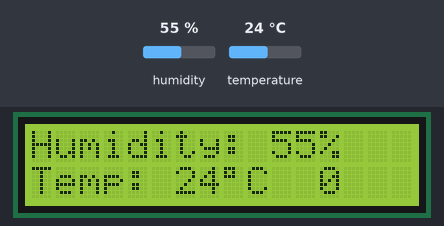
The sketch below on a simulated Arduino Uno, built with avr-gcc and run on an emulated ATmega328P. Shown: 16×2 character LCD. The inputs (shaded band) are chosen by the test bench; at power-on: humidity 55 %, temperature 24 °C.

Above: at 1.2 s.
1.3 s: humidity set to 22 %
At 3.9 s:
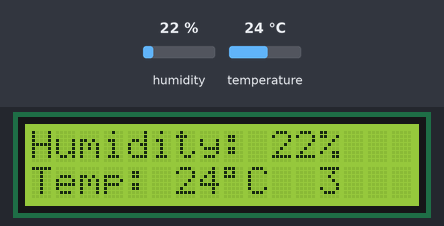
7.6 s: temperature set to 12 °C
At 10.4 s:
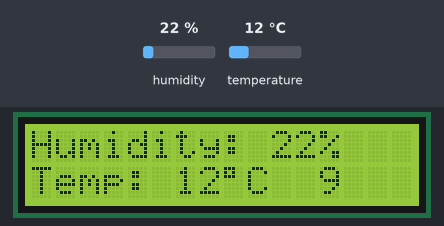
13.6 s: humidity set to 40 %
At 15.8 s:
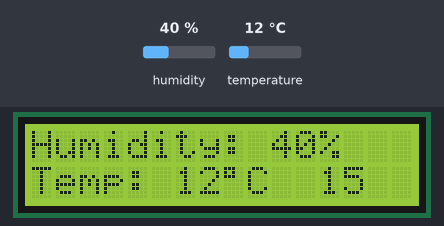
19.7 s: temperature set to 19 °C
At 22.3 s:
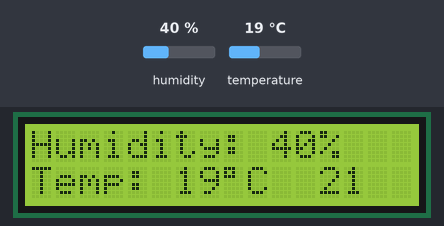
Timing chart, 0 to 23.8 s (numbered marks = the images above; inputs shaded):
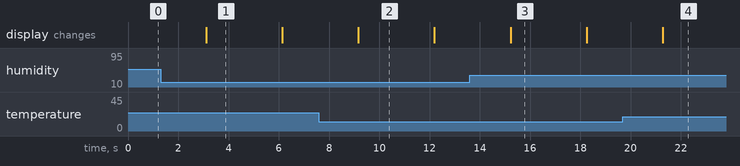

Measured:
- what the display in image 1 shows lasts 3.0 s, from 3.1 s to 6.1 s

The sketch:

CharLCDDHT11.ino
```cpp
// (licence header left out)
//Sample using LiquidCrystal library
#include <LiquidCrystal.h>
//#include <DHT_SimpleLib.h>
#include <dht.h>

#define dht_dpin 2 //no ; here. Set equal to channel sensor is on

dht DHT;

// select the pins used on the LCD panel
LiquidCrystal lcd(8, 9, 4, 5, 6, 7);

void setup()
{
 lcd.begin(16, 2);              // start the library
 lcd.setCursor(0,0);
 //lcd.print("Push the buttons"); // print a simple message
 // To check buttons' ADC value
 Serial.begin (9600);

}

void loop()
{
  //**** Core function to get temperature and humidity
  DHT.read11(dht_dpin);

 lcd.setCursor(0,0);            // move to the begining of the 1st line
 lcd.print("Humidity: ");
 lcd.print(round(DHT.humidity));
 lcd.print("%");

 lcd.setCursor(0,1);            // move to the begining of the second line
 lcd.print("Temp: ");
 lcd.print(round(DHT.temperature));
 lcd.print((char)223); lcd.print("C");

  // set the cursor to column 0, line 1
  // (note: line 1 is the second row, since counting begins with 0):
  lcd.setCursor(12, 1);

  // print the number of seconds since reset:
  lcd.print(millis()/1000);

   delay(3000);
} // loop
```
